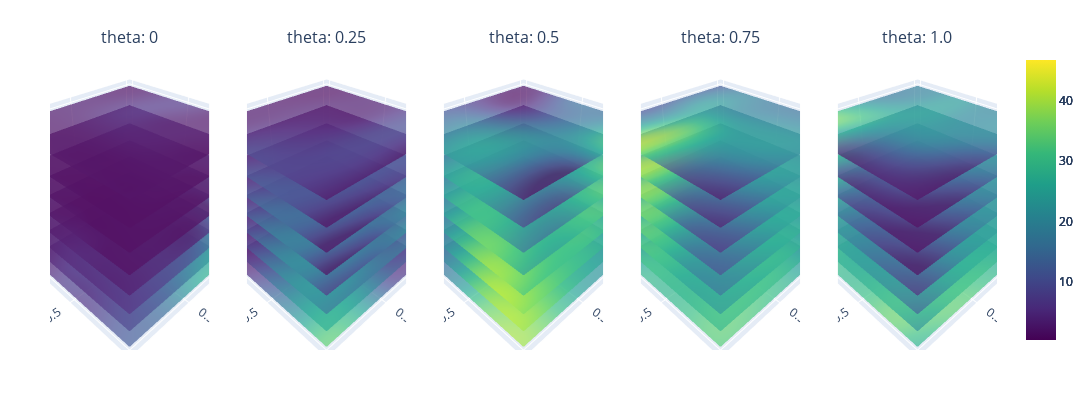

Notebook code cell kept with this figure:
### Code cell
# 1. Define the bounds for the GP model
dtype = torch.float32
original_bounds = torch.tensor([[x_all[:,0].min(), x_all[:,1].min(), x_all[:,2].min(), x_all[:,3].min()], [x_all[:,0].max(), x_all[:,1].max(), x_all[:,2].max(), x_all[:,3].max()]])
nx_all = normalize(x_all, bounds=original_bounds)
# 2. Create the GP model
gp_model = GaussianProcessModel(x_train = nx_all, y_train = y_all, yvar_train=yvar_all, bounds=original_bounds)

# 3. Define your slicing combination
variable_combinations = [('n', 'r', 't')]#('theta', 'r', 't'), ('n', 't', 'theta')

# 4. Instantiate the plotting utility
plotter = Plotting(gp_model, variable_combinations)

# 5. Define min/max range for colorbar
minmax = [torch.min(y_all), torch.max(y_all)]

# 6. Plot!
plotter.sliced_plotting(variable_combinations[0], minmax)

### Figure 1 — Plotly figure (JSON) as saved in the notebook; plotly's stock layout.template omitted (floating-point values rounded to 4 significant figures; data arrays with more than 128 entries replaced by an {"elided": "..."} marker saying what was removed)
{"data": [{"cmax": 46.71, "cmin": 0.4332, "colorscale": [[0, "#440154"], [0.1111, "#482878"], [0.2222, "#3e4989"], [0.3333, "#31688e"], [0.4444, "#26828e"], [0.5556, "#1f9e89"], [0.6667, "#35b779"], [0.7778, "#6ece58"], [0.8889, "#b5de2b"], [1, "#fde725"]], "opacity": 0.7, "scene": "scene", "showscale": true, "surfacecolor": {"elided": "20x20 float values"}, "type": "surface", "x": {"elided": "20x20 float values"}, "y": {"elided": "20x20 float values"}, "z": {"elided": "20x20 int values"}}, {"cmax": 46.71, "cmin": 0.4332, "colorscale": [[0, "#440154"], [0.1111, "#482878"], [0.2222, "#3e4989"], [0.3333, "#31688e"], [0.4444, "#26828e"], [0.5556, "#1f9e89"], [0.6667, "#35b779"], [0.7778, "#6ece58"], [0.8889, "#b5de2b"], [1, "#fde725"]], "opacity": 0.7, "scene": "scene2", "showscale": true, "surfacecolor": {"elided": "20x20 float values"}, "type": "surface", "x": {"elided": "20x20 float values"}, "y": {"elided": "20x20 float values"}, "z": {"elided": "20x20 int values"}}, {"cmax": 46.71, "cmin": 0.4332, "colorscale": [[0, "#440154"], [0.1111, "#482878"], [0.2222, "#3e4989"], [0.3333, "#31688e"], [0.4444, "#26828e"], [0.5556, "#1f9e89"], [0.6667, "#35b779"], [0.7778, "#6ece58"], [0.8889, "#b5de2b"], [1, "#fde725"]], "opacity": 0.7, "scene": "scene3", "showscale": true, "surfacecolor": {"elided": "20x20 float values"}, "type": "surface", "x": {"elided": "20x20 float values"}, "y": {"elided": "20x20 float values"}, "z": {"elided": "20x20 int values"}}, {"cmax": 46.71, "cmin": 0.4332, "colorscale": [[0, "#440154"], [0.1111, "#482878"], [0.2222, "#3e4989"], [0.3333, "#31688e"], [0.4444, "#26828e"], [0.5556, "#1f9e89"], [0.6667, "#35b779"], [0.7778, "#6ece58"], [0.8889, "#b5de2b"], [1, "#fde725"]], "opacity": 0.7, "scene": "scene4", "showscale": true, "surfacecolor": {"elided": "20x20 float values"}, "type": "surface", "x": {"elided": "20x20 float values"}, "y": {"elided": "20x20 float values"}, "z": {"elided": "20x20 int values"}}, {"cmax": 46.71, "cmin": 0.4332, "colorscale": [[0, "#440154"], [0.1111, "#482878"], [0.2222, "#3e4989"], [0.3333, "#31688e"], [0.4444, "#26828e"], [0.5556, "#1f9e89"], [0.6667, "#35b779"], [0.7778, "#6ece58"], [0.8889, "#b5de2b"], [1, "#fde725"]], "opacity": 0.7, "scene": "scene5", "showscale": true, "surfacecolor": {"elided": "20x20 float values"}, "type": "surface", "x": {"elided": "20x20 float values"}, "y": {"elided": "20x20 float values"}, "z": {"elided": "20x20 int values"}}, {"cmax": 46.71, "cmin": 0.4332, "colorscale": [[0, "#440154"], [0.1111, "#482878"], [0.2222, "#3e4989"], [0.3333, "#31688e"], [0.4444, "#26828e"], [0.5556, "#1f9e89"], [0.6667, "#35b779"], [0.7778, "#6ece58"], [0.8889, "#b5de2b"], [1, "#fde725"]], "opacity": 0.7, "scene": "scene", "showscale": false, "surfacecolor": {"elided": "20x20 float values"}, "type": "surface", "x": {"elided": "20x20 float values"}, "y": {"elided": "20x20 float values"}, "z": {"elided": "20x20 float values"}}, {"cmax": 46.71, "cmin": 0.4332, "colorscale": [[0, "#440154"], [0.1111, "#482878"], [0.2222, "#3e4989"], [0.3333, "#31688e"], [0.4444, "#26828e"], [0.5556, "#1f9e89"], [0.6667, "#35b779"], [0.7778, "#6ece58"], [0.8889, "#b5de2b"], [1, "#fde725"]], "opacity": 0.7, "scene": "scene2", "showscale": false, "surfacecolor": {"elided": "20x20 float values"}, "type": "surface", "x": {"elided": "20x20 float values"}, "y": {"elided": "20x20 float values"}, "z": {"elided": "20x20 float values"}}, {"cmax": 46.71, "cmin": 0.4332, "colorscale": [[0, "#440154"], [0.1111, "#482878"], [0.2222, "#3e4989"], [0.3333, "#31688e"], [0.4444, "#26828e"], [0.5556, "#1f9e89"], [0.6667, "#35b779"], [0.7778, "#6ece58"], [0.8889, "#b5de2b"], [1, "#fde725"]], "opacity": 0.7, "scene": "scene3", "showscale": false, "surfacecolor": {"elided": "20x20 float values"}, "type": "surface", "x": {"elided": "20x20 float values"}, "y": {"elided": "20x20 float values"}, "z": {"elided": "20x20 float values"}}, {"cmax": 46.71, "cmin": 0.4332, "colorscale": [[0, "#440154"], [0.1111, "#482878"], [0.2222, "#3e4989"], [0.3333, "#31688e"], [0.4444, "#26828e"], [0.5556, "#1f9e89"], [0.6667, "#35b779"], [0.7778, "#6ece58"], [0.8889, "#b5de2b"], [1, "#fde725"]], "opacity": 0.7, "scene": "scene4", "showscale": false, "surfacecolor": {"elided": "20x20 float values"}, "type": "surface", "x": {"elided": "20x20 float values"}, "y": {"elided": "20x20 float values"}, "z": {"elided": "20x20 float values"}}, {"cmax": 46.71, "cmin": 0.4332, "colorscale": [[0, "#440154"], [0.1111, "#482878"], [0.2222, "#3e4989"], [0.3333, "#31688e"], [0.4444, "#26828e"], [0.5556, "#1f9e89"], [0.6667, "#35b779"], [0.7778, "#6ece58"], [0.8889, "#b5de2b"], [1, "#fde725"]], "opacity": 0.7, "scene": "scene5", "showscale": false, "surfacecolor": {"elided": "20x20 float values"}, "type": "surface", "x": {"elided": "20x20 float values"}, "y": {"elided": "20x20 float values"}, "z": {"elided": "20x20 float values"}}, {"cmax": 46.71, "cmin": 0.4332, "colorscale": [[0, "#440154"], [0.1111, "#482878"], [0.2222, "#3e4989"], [0.3333, "#31688e"], [0.4444, "#26828e"], [0.5556, "#1f9e89"], [0.6667, "#35b779"], [0.7778, "#6ece58"], [0.8889, "#b5de2b"], [1, "#fde725"]], "opacity": 0.7, "scene": "scene", "showscale": false, "surfacecolor": {"elided": "20x20 float values"}, "type": "surface", "x": {"elided": "20x20 float values"}, "y": {"elided": "20x20 float values"}, "z": {"elided": "20x20 float values"}}, {"cmax": 46.71, "cmin": 0.4332, "colorscale": [[0, "#440154"], [0.1111, "#482878"], [0.2222, "#3e4989"], [0.3333, "#31688e"], [0.4444, "#26828e"], [0.5556, "#1f9e89"], [0.6667, "#35b779"], [0.7778, "#6ece58"], [0.8889, "#b5de2b"], [1, "#fde725"]], "opacity": 0.7, "scene": "scene2", "showscale": false, "surfacecolor": {"elided": "20x20 float values"}, "type": "surface", "x": {"elided": "20x20 float values"}, "y": {"elided": "20x20 float values"}, "z": {"elided": "20x20 float values"}}, {"cmax": 46.71, "cmin": 0.4332, "colorscale": [[0, "#440154"], [0.1111, "#482878"], [0.2222, "#3e4989"], [0.3333, "#31688e"], [0.4444, "#26828e"], [0.5556, "#1f9e89"], [0.6667, "#35b779"], [0.7778, "#6ece58"], [0.8889, "#b5de2b"], [1, "#fde725"]], "opacity": 0.7, "scene": "scene3", "showscale": false, "surfacecolor": {"elided": "20x20 float values"}, "type": "surface", "x": {"elided": "20x20 float values"}, "y": {"elided": "20x20 float values"}, "z": {"elided": "20x20 float values"}}, {"cmax": 46.71, "cmin": 0.4332, "colorscale": [[0, "#440154"], [0.1111, "#482878"], [0.2222, "#3e4989"], [0.3333, "#31688e"], [0.4444, "#26828e"], [0.5556, "#1f9e89"], [0.6667, "#35b779"], [0.7778, "#6ece58"], [0.8889, "#b5de2b"], [1, "#fde725"]], "opacity": 0.7, "scene": "scene4", "showscale": false, "surfacecolor": {"elided": "20x20 float values"}, "type": "surface", "x": {"elided": "20x20 float values"}, "y": {"elided": "20x20 float values"}, "z": {"elided": "20x20 float values"}}, {"cmax": 46.71, "cmin": 0.4332, "colorscale": [[0, "#440154"], [0.1111, "#482878"], [0.2222, "#3e4989"], [0.3333, "#31688e"], [0.4444, "#26828e"], [0.5556, "#1f9e89"], [0.6667, "#35b779"], [0.7778, "#6ece58"], [0.8889, "#b5de2b"], [1, "#fde725"]], "opacity": 0.7, "scene": "scene5", "showscale": false, "surfacecolor": {"elided": "20x20 float values"}, "type": "surface", "x": {"elided": "20x20 float values"}, "y": {"elided": "20x20 float values"}, "z": {"elided": "20x20 float values"}}, {"cmax": 46.71, "cmin": 0.4332, "colorscale": [[0, "#440154"], [0.1111, "#482878"], [0.2222, "#3e4989"], [0.3333, "#31688e"], [0.4444, "#26828e"], [0.5556, "#1f9e89"], [0.6667, "#35b779"], [0.7778, "#6ece58"], [0.8889, "#b5de2b"], [1, "#fde725"]], "opacity": 0.7, "scene": "scene", "showscale": false, "surfacecolor": {"elided": "20x20 float values"}, "type": "surface", "x": {"elided": "20x20 float values"}, "y": {"elided": "20x20 float values"}, "z": {"elided": "20x20 float values"}}, {"cmax": 46.71, "cmin": 0.4332, "colorscale": [[0, "#440154"], [0.1111, "#482878"], [0.2222, "#3e4989"], [0.3333, "#31688e"], [0.4444, "#26828e"], [0.5556, "#1f9e89"], [0.6667, "#35b779"], [0.7778, "#6ece58"], [0.8889, "#b5de2b"], [1, "#fde725"]], "opacity": 0.7, "scene": "scene2", "showscale": false, "surfacecolor": {"elided": "20x20 float values"}, "type": "surface", "x": {"elided": "20x20 float values"}, "y": {"elided": "20x20 float values"}, "z": {"elided": "20x20 float values"}}, {"cmax": 46.71, "cmin": 0.4332, "colorscale": [[0, "#440154"], [0.1111, "#482878"], [0.2222, "#3e4989"], [0.3333, "#31688e"], [0.4444, "#26828e"], [0.5556, "#1f9e89"], [0.6667, "#35b779"], [0.7778, "#6ece58"], [0.8889, "#b5de2b"], [1, "#fde725"]], "opacity": 0.7, "scene": "scene3", "showscale": false, "surfacecolor": {"elided": "20x20 float values"}, "type": "surface", "x": {"elided": "20x20 float values"}, "y": {"elided": "20x20 float values"}, "z": {"elided": "20x20 float values"}}, {"cmax": 46.71, "cmin": 0.4332, "colorscale": [[0, "#440154"], [0.1111, "#482878"], [0.2222, "#3e4989"], [0.3333, "#31688e"], [0.4444, "#26828e"], [0.5556, "#1f9e89"], [0.6667, "#35b779"], [0.7778, "#6ece58"], [0.8889, "#b5de2b"], [1, "#fde725"]], "opacity": 0.7, "scene": "scene4", "showscale": false, "surfacecolor": {"elided": "20x20 float values"}, "type": "surface", "x": {"elided": "20x20 float values"}, "y": {"elided": "20x20 float values"}, "z": {"elided": "20x20 float values"}}, {"cmax": 46.71, "cmin": 0.4332, "colorscale": [[0, "#440154"], [0.1111, "#482878"], [0.2222, "#3e4989"], [0.3333, "#31688e"], [0.4444, "#26828e"], [0.5556, "#1f9e89"], [0.6667, "#35b779"], [0.7778, "#6ece58"], [0.8889, "#b5de2b"], [1, "#fde725"]], "opacity": 0.7, "scene": "scene5", "showscale": false, "surfacecolor": {"elided": "20x20 float values"}, "type": "surface", "x": {"elided": "20x20 float values"}, "y": {"elided": "20x20 float values"}, "z": {"elided": "20x20 float values"}}, {"cmax": 46.71, "cmin": 0.4332, "colorscale": [[0, "#440154"], [0.1111, "#482878"], [0.2222, "#3e4989"], [0.3333, "#31688e"], [0.4444, "#26828e"], [0.5556, "#1f9e89"], [0.6667, "#35b779"], [0.7778, "#6ece58"], [0.8889, "#b5de2b"], [1, "#fde725"]], "opacity": 0.7, "scene": "scene", "showscale": false, "surfacecolor": {"elided": "20x20 float values"}, "type": "surface", "x": {"elided": "20x20 float values"}, "y": {"elided": "20x20 float values"}, "z": {"elided": "20x20 float values"}}, {"cmax": 46.71, "cmin": 0.4332, "colorscale": [[0, "#440154"], [0.1111, "#482878"], [0.2222, "#3e4989"], [0.3333, "#31688e"], [0.4444, "#26828e"], [0.5556, "#1f9e89"], [0.6667, "#35b779"], [0.7778, "#6ece58"], [0.8889, "#b5de2b"], [1, "#fde725"]], "opacity": 0.7, "scene": "scene2", "showscale": false, "surfacecolor": {"elided": "20x20 float values"}, "type": "surface", "x": {"elided": "20x20 float values"}, "y": {"elided": "20x20 float values"}, "z": {"elided": "20x20 float values"}}, {"cmax": 46.71, "cmin": 0.4332, "colorscale": [[0, "#440154"], [0.1111, "#482878"], [0.2222, "#3e4989"], [0.3333, "#31688e"], [0.4444, "#26828e"], [0.5556, "#1f9e89"], [0.6667, "#35b779"], [0.7778, "#6ece58"], [0.8889, "#b5de2b"], [1, "#fde725"]], "opacity": 0.7, "scene": "scene3", "showscale": false, "surfacecolor": {"elided": "20x20 float values"}, "type": "surface", "x": {"elided": "20x20 float values"}, "y": {"elided": "20x20 float values"}, "z": {"elided": "20x20 float values"}}, {"cmax": 46.71, "cmin": 0.4332, "colorscale": [[0, "#440154"], [0.1111, "#482878"], [0.2222, "#3e4989"], [0.3333, "#31688e"], [0.4444, "#26828e"], [0.5556, "#1f9e89"], [0.6667, "#35b779"], [0.7778, "#6ece58"], [0.8889, "#b5de2b"], [1, "#fde725"]], "opacity": 0.7, "scene": "scene4", "showscale": false, "surfacecolor": {"elided": "20x20 float values"}, "type": "surface", "x": {"elided": "20x20 float values"}, "y": {"elided": "20x20 float values"}, "z": {"elided": "20x20 float values"}}, {"cmax": 46.71, "cmin": 0.4332, "colorscale": [[0, "#440154"], [0.1111, "#482878"], [0.2222, "#3e4989"], [0.3333, "#31688e"], [0.4444, "#26828e"], [0.5556, "#1f9e89"], [0.6667, "#35b779"], [0.7778, "#6ece58"], [0.8889, "#b5de2b"], [1, "#fde725"]], "opacity": 0.7, "scene": "scene5", "showscale": false, "surfacecolor": {"elided": "20x20 float values"}, "type": "surface", "x": {"elided": "20x20 float values"}, "y": {"elided": "20x20 float values"}, "z": {"elided": "20x20 float values"}}, {"cmax": 46.71, "cmin": 0.4332, "colorscale": [[0, "#440154"], [0.1111, "#482878"], [0.2222, "#3e4989"], [0.3333, "#31688e"], [0.4444, "#26828e"], [0.5556, "#1f9e89"], [0.6667, "#35b779"], [0.7778, "#6ece58"], [0.8889, "#b5de2b"], [1, "#fde725"]], "opacity": 0.7, "scene": "scene", "showscale": false, "surfacecolor": {"elided": "20x20 float values"}, "type": "surface", "x": {"elided": "20x20 float values"}, "y": {"elided": "20x20 float values"}, "z": {"elided": "20x20 float values"}}, {"cmax": 46.71, "cmin": 0.4332, "colorscale": [[0, "#440154"], [0.1111, "#482878"], [0.2222, "#3e4989"], [0.3333, "#31688e"], [0.4444, "#26828e"], [0.5556, "#1f9e89"], [0.6667, "#35b779"], [0.7778, "#6ece58"], [0.8889, "#b5de2b"], [1, "#fde725"]], "opacity": 0.7, "scene": "scene2", "showscale": false, "surfacecolor": {"elided": "20x20 float values"}, "type": "surface", "x": {"elided": "20x20 float values"}, "y": {"elided": "20x20 float values"}, "z": {"elided": "20x20 float values"}}, {"cmax": 46.71, "cmin": 0.4332, "colorscale": [[0, "#440154"], [0.1111, "#482878"], [0.2222, "#3e4989"], [0.3333, "#31688e"], [0.4444, "#26828e"], [0.5556, "#1f9e89"], [0.6667, "#35b779"], [0.7778, "#6ece58"], [0.8889, "#b5de2b"], [1, "#fde725"]], "opacity": 0.7, "scene": "scene3", "showscale": false, "surfacecolor": {"elided": "20x20 float values"}, "type": "surface", "x": {"elided": "20x20 float values"}, "y": {"elided": "20x20 float values"}, "z": {"elided": "20x20 float values"}}, {"cmax": 46.71, "cmin": 0.4332, "colorscale": [[0, "#440154"], [0.1111, "#482878"], [0.2222, "#3e4989"], [0.3333, "#31688e"], [0.4444, "#26828e"], [0.5556, "#1f9e89"], [0.6667, "#35b779"], [0.7778, "#6ece58"], [0.8889, "#b5de2b"], [1, "#fde725"]], "opacity": 0.7, "scene": "scene4", "showscale": false, "surfacecolor": {"elided": "20x20 float values"}, "type": "surface", "x": {"elided": "20x20 float values"}, "y": {"elided": "20x20 float values"}, "z": {"elided": "20x20 float values"}}, {"cmax": 46.71, "cmin": 0.4332, "colorscale": [[0, "#440154"], [0.1111, "#482878"], [0.2222, "#3e4989"], [0.3333, "#31688e"], [0.4444, "#26828e"], [0.5556, "#1f9e89"], [0.6667, "#35b779"], [0.7778, "#6ece58"], [0.8889, "#b5de2b"], [1, "#fde725"]], "opacity": 0.7, "scene": "scene5", "showscale": false, "surfacecolor": {"elided": "20x20 float values"}, "type": "surface", "x": {"elided": "20x20 float values"}, "y": {"elided": "20x20 float values"}, "z": {"elided": "20x20 float values"}}, {"cmax": 46.71, "cmin": 0.4332, "colorscale": [[0, "#440154"], [0.1111, "#482878"], [0.2222, "#3e4989"], [0.3333, "#31688e"], [0.4444, "#26828e"], [0.5556, "#1f9e89"], [0.6667, "#35b779"], [0.7778, "#6ece58"], [0.8889, "#b5de2b"], [1, "#fde725"]], "opacity": 0.7, "scene": "scene", "showscale": false, "surfacecolor": {"elided": "20x20 float values"}, "type": "surface", "x": {"elided": "20x20 float values"}, "y": {"elided": "20x20 float values"}, "z": {"elided": "20x20 float values"}}, {"cmax": 46.71, "cmin": 0.4332, "colorscale": [[0, "#440154"], [0.1111, "#482878"], [0.2222, "#3e4989"], [0.3333, "#31688e"], [0.4444, "#26828e"], [0.5556, "#1f9e89"], [0.6667, "#35b779"], [0.7778, "#6ece58"], [0.8889, "#b5de2b"], [1, "#fde725"]], "opacity": 0.7, "scene": "scene2", "showscale": false, "surfacecolor": {"elided": "20x20 float values"}, "type": "surface", "x": {"elided": "20x20 float values"}, "y": {"elided": "20x20 float values"}, "z": {"elided": "20x20 float values"}}, {"cmax": 46.71, "cmin": 0.4332, "colorscale": [[0, "#440154"], [0.1111, "#482878"], [0.2222, "#3e4989"], [0.3333, "#31688e"], [0.4444, "#26828e"], [0.5556, "#1f9e89"], [0.6667, "#35b779"], [0.7778, "#6ece58"], [0.8889, "#b5de2b"], [1, "#fde725"]], "opacity": 0.7, "scene": "scene3", "showscale": false, "surfacecolor": {"elided": "20x20 float values"}, "type": "surface", "x": {"elided": "20x20 float values"}, "y": {"elided": "20x20 float values"}, "z": {"elided": "20x20 float values"}}, {"cmax": 46.71, "cmin": 0.4332, "colorscale": [[0, "#440154"], [0.1111, "#482878"], [0.2222, "#3e4989"], [0.3333, "#31688e"], [0.4444, "#26828e"], [0.5556, "#1f9e89"], [0.6667, "#35b779"], [0.7778, "#6ece58"], [0.8889, "#b5de2b"], [1, "#fde725"]], "opacity": 0.7, "scene": "scene4", "showscale": false, "surfacecolor": {"elided": "20x20 float values"}, "type": "surface", "x": {"elided": "20x20 float values"}, "y": {"elided": "20x20 float values"}, "z": {"elided": "20x20 float values"}}, {"cmax": 46.71, "cmin": 0.4332, "colorscale": [[0, "#440154"], [0.1111, "#482878"], [0.2222, "#3e4989"], [0.3333, "#31688e"], [0.4444, "#26828e"], [0.5556, "#1f9e89"], [0.6667, "#35b779"], [0.7778, "#6ece58"], [0.8889, "#b5de2b"], [1, "#fde725"]], "opacity": 0.7, "scene": "scene5", "showscale": false, "surfacecolor": {"elided": "20x20 float values"}, "type": "surface", "x": {"elided": "20x20 float values"}, "y": {"elided": "20x20 float values"}, "z": {"elided": "20x20 float values"}}, {"cmax": 46.71, "cmin": 0.4332, "colorscale": [[0, "#440154"], [0.1111, "#482878"], [0.2222, "#3e4989"], [0.3333, "#31688e"], [0.4444, "#26828e"], [0.5556, "#1f9e89"], [0.6667, "#35b779"], [0.7778, "#6ece58"], [0.8889, "#b5de2b"], [1, "#fde725"]], "opacity": 0.7, "scene": "scene", "showscale": false, "surfacecolor": {"elided": "20x20 float values"}, "type": "surface", "x": {"elided": "20x20 float values"}, "y": {"elided": "20x20 float values"}, "z": {"elided": "20x20 int values"}}, {"cmax": 46.71, "cmin": 0.4332, "colorscale": [[0, "#440154"], [0.1111, "#482878"], [0.2222, "#3e4989"], [0.3333, "#31688e"], [0.4444, "#26828e"], [0.5556, "#1f9e89"], [0.6667, "#35b779"], [0.7778, "#6ece58"], [0.8889, "#b5de2b"], [1, "#fde725"]], "opacity": 0.7, "scene": "scene2", "showscale": false, "surfacecolor": {"elided": "20x20 float values"}, "type": "surface", "x": {"elided": "20x20 float values"}, "y": {"elided": "20x20 float values"}, "z": {"elided": "20x20 int values"}}, {"cmax": 46.71, "cmin": 0.4332, "colorscale": [[0, "#440154"], [0.1111, "#482878"], [0.2222, "#3e4989"], [0.3333, "#31688e"], [0.4444, "#26828e"], [0.5556, "#1f9e89"], [0.6667, "#35b779"], [0.7778, "#6ece58"], [0.8889, "#b5de2b"], [1, "#fde725"]], "opacity": 0.7, "scene": "scene3", "showscale": false, "surfacecolor": {"elided": "20x20 float values"}, "type": "surface", "x": {"elided": "20x20 float values"}, "y": {"elided": "20x20 float values"}, "z": {"elided": "20x20 int values"}}, {"cmax": 46.71, "cmin": 0.4332, "colorscale": [[0, "#440154"], [0.1111, "#482878"], [0.2222, "#3e4989"], [0.3333, "#31688e"], [0.4444, "#26828e"], [0.5556, "#1f9e89"], [0.6667, "#35b779"], [0.7778, "#6ece58"], [0.8889, "#b5de2b"], [1, "#fde725"]], "opacity": 0.7, "scene": "scene4", "showscale": false, "surfacecolor": {"elided": "20x20 float values"}, "type": "surface", "x": {"elided": "20x20 float values"}, "y": {"elided": "20x20 float values"}, "z": {"elided": "20x20 int values"}}, {"cmax": 46.71, "cmin": 0.4332, "colorscale": [[0, "#440154"], [0.1111, "#482878"], [0.2222, "#3e4989"], [0.3333, "#31688e"], [0.4444, "#26828e"], [0.5556, "#1f9e89"], [0.6667, "#35b779"], [0.7778, "#6ece58"], [0.8889, "#b5de2b"], [1, "#fde725"]], "opacity": 0.7, "scene": "scene5", "showscale": false, "surfacecolor": {"elided": "20x20 float values"}, "type": "surface", "x": {"elided": "20x20 float values"}, "y": {"elided": "20x20 float values"}, "z": {"elided": "20x20 int values"}}], "layout": {"annotations": [{"font": {"size": 16}, "showarrow": false, "text": "theta: 0", "x": 0.084, "xanchor": "center", "xref": "paper", "y": 1, "yanchor": "bottom", "yref": "paper"}, {"font": {"size": 16}, "showarrow": false, "text": "theta: 0.25", "x": 0.292, "xanchor": "center", "xref": "paper", "y": 1, "yanchor": "bottom", "yref": "paper"}, {"font": {"size": 16}, "showarrow": false, "text": "theta: 0.5", "x": 0.5, "xanchor": "center", "xref": "paper", "y": 1, "yanchor": "bottom", "yref": "paper"}, {"font": {"size": 16}, "showarrow": false, "text": "theta: 0.75", "x": 0.708, "xanchor": "center", "xref": "paper", "y": 1, "yanchor": "bottom", "yref": "paper"}, {"font": {"size": 16}, "showarrow": false, "text": "theta: 1.0", "x": 0.916, "xanchor": "center", "xref": "paper", "y": 1, "yanchor": "bottom", "yref": "paper"}], "height": 400, "margin": {"b": 50, "l": 50, "r": 50, "t": 50}, "scene": {"domain": {"x": [0, 0.168], "y": [0, 1]}, "xaxis": {"title": {"text": "n"}}, "yaxis": {"title": {"text": "r"}}, "zaxis": {"title": {"text": "t"}}}, "scene2": {"domain": {"x": [0.208, 0.376], "y": [0, 1]}, "xaxis": {"title": {"text": "n"}}, "yaxis": {"title": {"text": "r"}}, "zaxis": {"title": {"text": "t"}}}, "scene3": {"domain": {"x": [0.416, 0.584], "y": [0, 1]}, "xaxis": {"title": {"text": "n"}}, "yaxis": {"title": {"text": "r"}}, "zaxis": {"title": {"text": "t"}}}, "scene4": {"domain": {"x": [0.624, 0.792], "y": [0, 1]}, "xaxis": {"title": {"text": "n"}}, "yaxis": {"title": {"text": "r"}}, "zaxis": {"title": {"text": "t"}}}, "scene5": {"domain": {"x": [0.832, 1], "y": [0, 1]}, "xaxis": {"title": {"text": "n"}}, "yaxis": {"title": {"text": "r"}}, "zaxis": {"title": {"text": "t"}}}, "width": 1300}}
